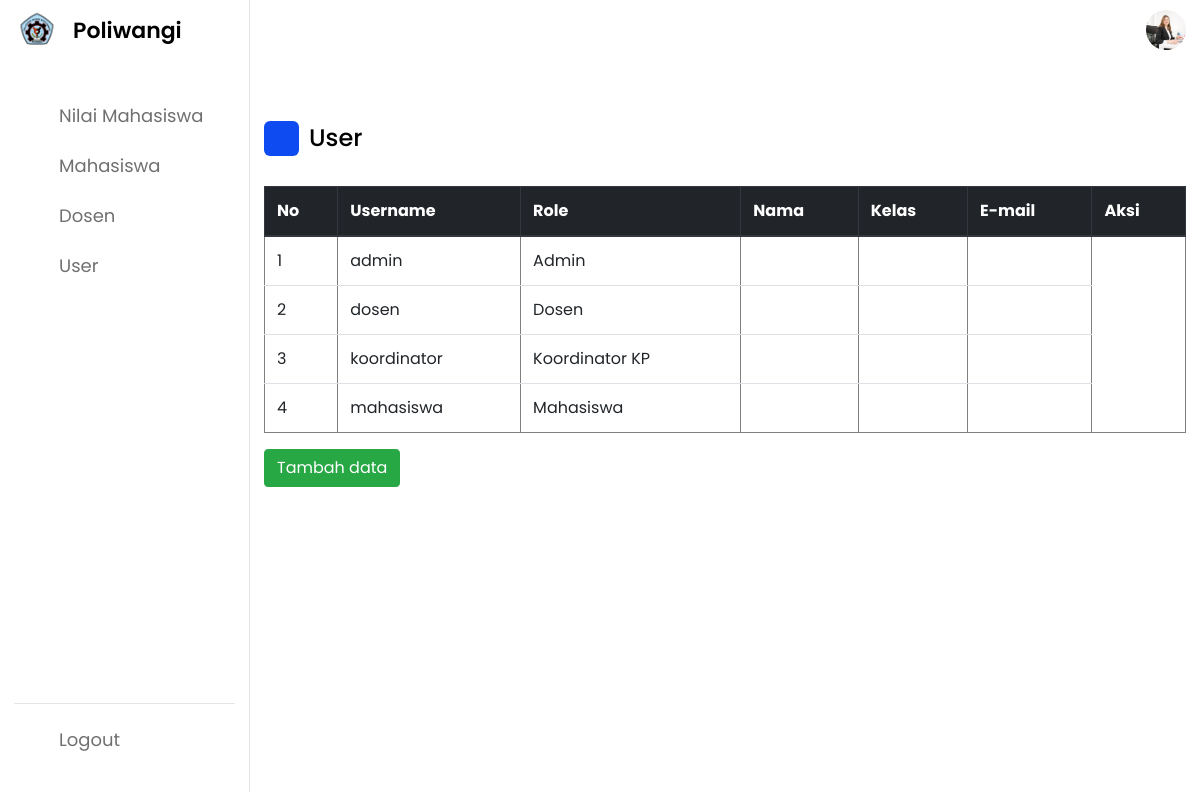
Screenshot of /user-plus.php with the database file from the repository.
### tables this page shows
CREATE TABLE `tb_user` (
  `Id` int(11) NOT NULL,
  `Username` varchar(45) DEFAULT NULL,
  `Password` varchar(45) DEFAULT NULL,
  `Id_Role` int(11) DEFAULT NULL
);

CREATE TABLE `tb_user_role` (
  `Id_User` int(11) NOT NULL,
  `Role` varchar(45) DEFAULT NULL
);

### objekuser.php (called while the page is built, shortened)
<?php
Class OperationsUser extends User {
    public function AmbilDataUser() {
        include ("koneksi.php");
        $query = "select * from tb_user left join tb_user_role on Id_Role = Id_User
        left join tb_mahasiswa on tb_mahasiswa.User_Id = tb_user.Id order by Username asc";
        $mysql = mysqli_query($koneksi,$query);
        return $mysql;
    }
}
?>

### user-plus.php (the view, shortened to what this page needs)
<?php
include ("objekuser.php");
$user = new OperationsUser();
?>
<!DOCTYPE html>
<html lang="en">
<head>
    <link rel="stylesheet" href="dosenstyle.css">
    <link rel="stylesheet" href="https://unicons.iconscout.com/release/v4.0.0/css/line.css">
    <link rel="stylesheet" href="https://cdn.jsdelivr.net/npm/bootstrap@4.0.0/dist/css/bootstrap.min.css">
    <link rel="stylesheet" href="https://stackpath.bootstrapcdn.com/bootstrap/4.1.3/css/bootstrap.min.css">
</head>
<body>
    <nav>
        <div class="logo-name">
            <div class="logo-image">
                <img src="asset/poliwangi.png" alt="">
            </div>
            <span class="logo_name">Poliwangi</span>
        </div>
        <div class="menu-items">
            <ul class="nav-links">
                <li><a href="admin.php">
                        <i class="uil uil-file-graph"></i>
                        <span class="link-name">Nilai Mahasiswa</span>
                    </a></li>
                <li><a href="mahasiswa.php">
                        <i class="uil uil-book-reader"></i>
                        <span class="link-name">Mahasiswa</span>
                    </a></li>
                <li><a href="dosen.php">
                        <i class="uil uil-user-md"></i>
                        <span class="link-name">Dosen</span>
                    </a></li>
                <li><a href="user-plus.php">
                        <i class="uil uil-user-plus"></i>
                        <span class="link-name">User</span>
                    </a></li>
            </ul>
            <ul class="logout-mode">
                <li><a href="index.php">
                        <i class="uil uil-sign-out-alt"></i>
                        <span class="link-name">Logout</span>
                    </a></li>
                <li class="mode">
                    <div class="mode-toggle">
                    </div>
                </li>
            </ul>
        </div>
    </nav>
    <section class="dashboard">
        <div class="top">
            <img src="asset/admin.jpg" alt="">
        </div>
        <div class="dash-content">
            <div class="overview">
                <div class="title">
                    <i class="uil uil-user-plus"></i>
                    <span class="text">User</span>
                </div>
                <table class="table" border="1">
                    <thead class="thead-dark">
                        <tr>
                            <th scope="col">No</th>
                            <th scope="col">Username</th>
                            <th scope="col">Role</th>
                            <th scope="col">Nama</th>
                            <th scope="col">Kelas</th>
                            <th scope="col">E-mail</th>
                            <th scope="col">Aksi</th>
                        </tr>
                    </thead>
                    <?php
                    $mysql = $user->AmbilDataUser();
                    $i = 1;
                    while($tampil = mysqli_fetch_assoc($mysql)) {
                    echo "
                    <tr>
                        <td>$i</td>
                        <td>$tampil[Username]</td>
                        <td>$tampil[Role]</td>
                        <td>$tampil[Nama_Mahasiswa]</td>
                        <td>$tampil[Kelas]</td>
                        <td>$tampil[Email]</td>
                    </tr>
                    ";
                    $i++;
                    }
                    ?>
                </table>
            </div>
            <div class="float">
                <a href='#' class='btn btn-success' data-toggle="modal" data-target="#exampleModalLong">Tambah data</a>
            </div>
        </div>
    </section>
</body>
</html>

### dosenstyle.css (style rules this page uses)
* { margin: 0; padding: 0; box-sizing: border-box; font-family: 'Poppins', sans-serif; }
:root { --primary-color: #0E4BF1; --panel-color: #FFF; --text-color: #000; --black-light-color: #707070; --border-color: #e6e5e5; --toggle-color: #DDD; --box1-color: #4DA3FF; --box2-color: #FFE6AC; --box3-color: #E7D1FC; --title-icon-color: #fff; --tran-05: all 0.5s ease; --tran-03: all 0.3s ease; --tran-03: all 0.2s ease; }
body { min-height: 100vh; background-color: var(--primary-color); }
nav { position: fixed; top: 0; left: 0; height: 100%; width: 250px; padding: 10px 14px; background-color: var(--panel-color); border-right: 1px solid var(--border-color); transition: var(--tran-05); }
nav .logo-name { display: flex; align-items: center; }
nav .logo-image { display: flex; justify-content: center; min-width: 45px; }
nav .logo-image img { width: 40px; object-fit: cover; border-radius: 50%; }
nav .logo-name .logo_name { font-size: 22px; font-weight: 600; color: var(--text-color); margin-left: 14px; transition: var(--tran-05); }
nav .menu-items { margin-top: 40px; height: calc(100% - 90px); display: flex; flex-direction: column; justify-content: space-between; }
.menu-items li { list-style: none; }
.menu-items li a { display: flex; align-items: center; height: 50px; text-decoration: none; position: relative; }
.menu-items li a i { font-size: 24px; min-width: 45px; height: 100%; display: flex; align-items: center; justify-content: center; color: var(--black-light-color); }
.menu-items li a .link-name { font-size: 18px; font-weight: 400; color: var(--black-light-color); transition: var(--tran-05); }
.menu-items .logout-mode { padding-top: 10px; border-top: 1px solid var(--border-color); }
.menu-items .mode { display: flex; align-items: center; white-space: nowrap; }
.menu-items .mode-toggle { position: absolute; right: 14px; height: 50px; min-width: 45px; display: flex; align-items: center; justify-content: center; cursor: pointer; }
.dashboard { position: relative; left: 250px; background-color: var(--panel-color); min-height: 100vh; width: calc(100% - 250px); padding: 10px 14px; transition: var(--tran-05); }
.dashboard .top { position: fixed; top: 0; left: 250px; display: flex; width: calc(100% - 250px); justify-content: space-between; align-items: center; padding: 10px 14px; background-color: (--panel-color); transition: var(--tran-05); z-index: 10; }
.top img { width: 40px; border-radius: 50%; }
.dashboard .dash-content { padding-top: 50px; }
.dash-content .title { display: flex; align-items: center; margin: 60px 0 30px 0; }
.dash-content .title i { position: relative; height: 35px; width: 35px; background-color: var(--primary-color); border-radius: 6px; color: var(--title-icon-color); display: flex; align-items: center; justify-content: center; font-size: 24px; }
.dash-content .title .text { font-size: 24px; font-weight: 500; color: var(--text-color); margin-left: 10px; }

### rows the page displays
tb_user: Username "admin", Id_Role.Role "Admin"
tb_user: Username "dosen", Id_Role.Role "Dosen"
tb_user: Username "koordinator", Id_Role.Role "Koordinator KP"
tb_user: Username "mahasiswa", Id_Role.Role "Mahasiswa"
